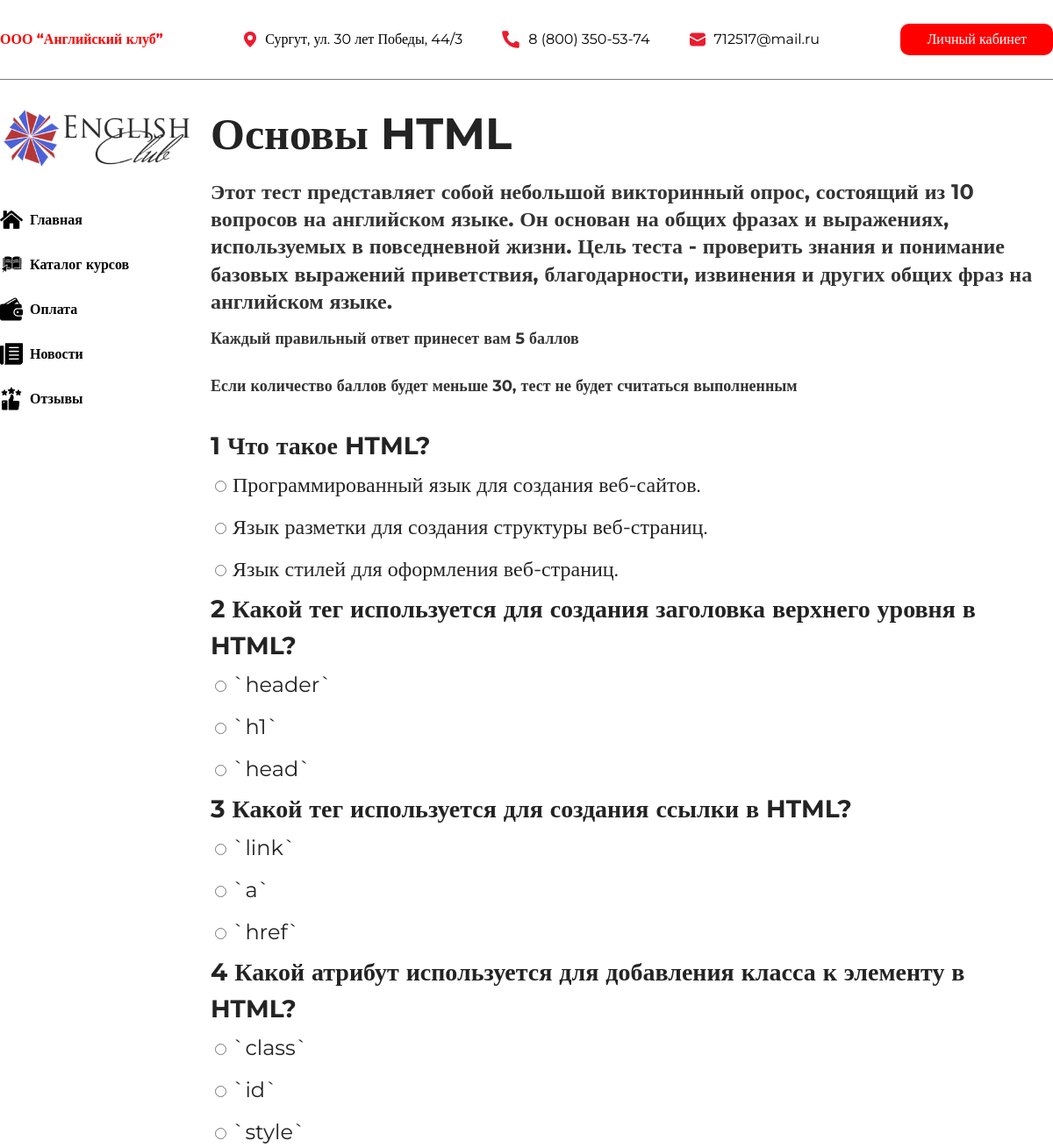
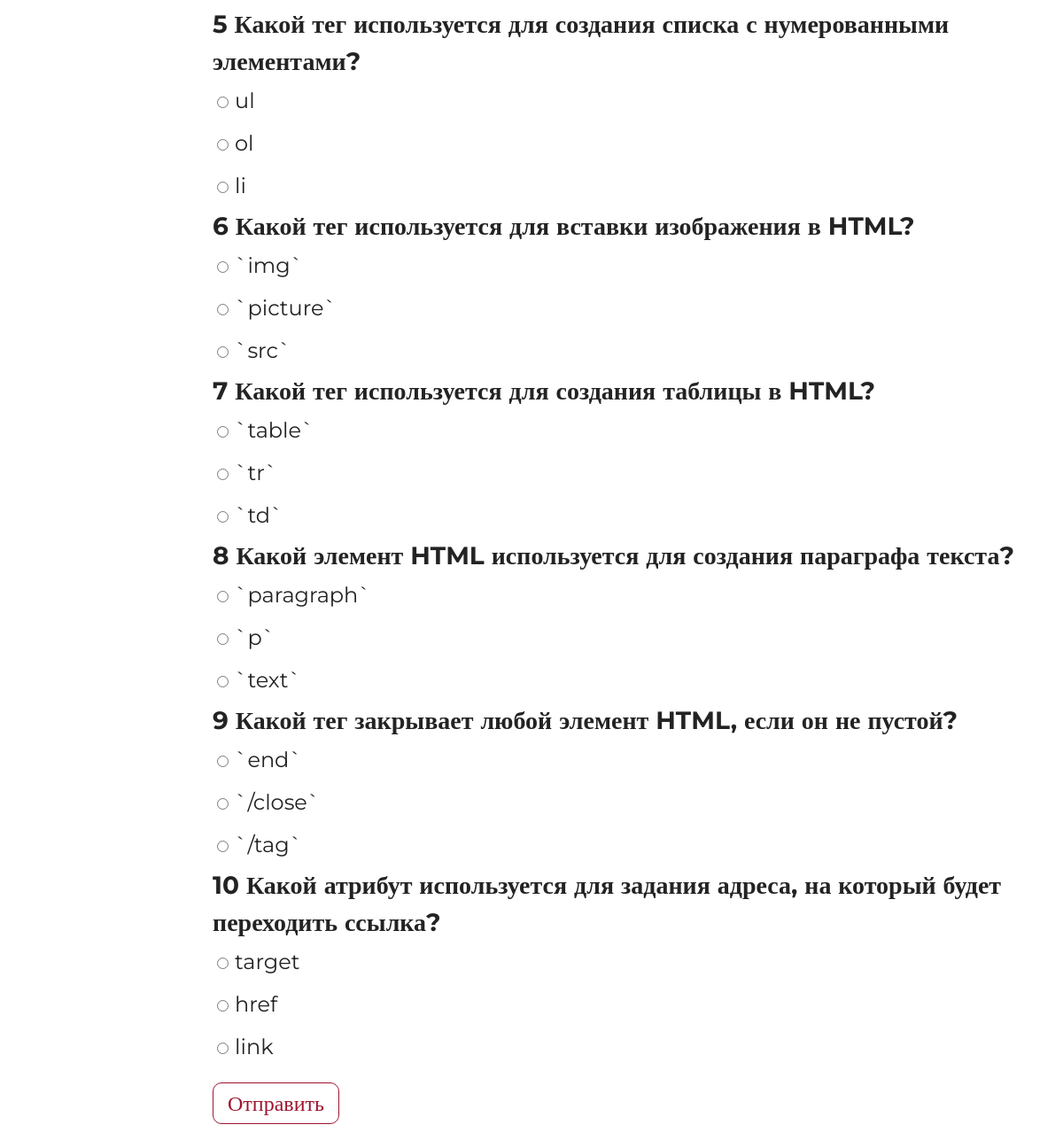
The page /test/4 (signed in) on the database its author committed (2 pictures, top to bottom).
### tables this page shows
CREATE TABLE `module` (
  `id` int(11) NOT NULL,
  `course_id` int(11) NOT NULL,
  `name` varchar(64) NOT NULL,
  `question` int(11) NOT NULL,
  `points` int(11) NOT NULL
);

CREATE TABLE `test` (
  `id` int(11) NOT NULL,
  `description` text NOT NULL,
  `theory_id` int(11) NOT NULL
);

CREATE TABLE `question` (
  `id` int(11) NOT NULL,
  `test_id` int(11) NOT NULL,
  `question_text` text NOT NULL
);

CREATE TABLE `answer` (
  `id` int(11) NOT NULL,
  `question_id` int(11) NOT NULL,
  `text` text NOT NULL,
  `is_correct` tinyint(1) NOT NULL,
  `points` int(11) DEFAULT NULL
);

### pages/test.php (the view, shortened to what this page needs)
<?php
    include 'scripts/php/connect.php';
    $id = $matches[1];
?>
<!DOCTYPE html>
<html lang="en">
<head>
    <link rel="stylesheet" href="../assets/css/reset.css">
    <link rel="stylesheet" href="../assets/css/style.css">
    <link rel="stylesheet" href="../assets/css/module.css">
</head>
<body>
    <?php include 'components/header.php';?>
    <main class="_container">
        <?php include 'components/navigation.php';?>
        <div class="main">
        <?php
            $module = $conn -> query('SELECT * from module where id = '.$id) -> fetch_assoc();
            echo '<h2>' . $module['name'] . '</h2>';
            $theory = $conn -> query('SELECT id from theory where module_id = '.$id) -> fetch_assoc();
            $test = $conn -> query('SELECT * from test where theory_id = '.$theory['id']) -> fetch_assoc();
            echo '<p class="description">'.$test['description'].'</p>';
            $questionResult = $conn -> query('SELECT * from question where test_id = '.$test['id']);
            $num = 1;?>
            <form action="../scripts/php/testResult.php" method="POST">
            <?php while($questionRow = $questionResult -> fetch_assoc()) {
                echo '<h3 class="question">'.$num.' '.$questionRow['question_text'].'</h3>';
                $num = $num + 1;
                $answerResult = $conn -> query('SELECT * from answer where question_id = '.$questionRow['id']);
                while($answerRow = $answerResult -> fetch_assoc()) {?>
                    <input type="radio" id="<?= $answerRow['id']?>" name="<?= $questionRow['id']?>" value="<?= $answerRow['is_correct']?>"> <label for="<?= $answerRow['id']?>"><?= $answerRow['text']?></label><br>
                <?php } } ?>
                <br><input class="goEnd" type="submit" value="Отправить">
            </form>
        </div>
    </main>
</body>
</html>

### assets/css/style.css (style rules this page uses)
:root { --h2-color: #232323; --h2-size: 3.125rem; --h2-weight: bold; --h2-family: Montserrat; --button-on-page: #9E1430; }
._container { margin: 0 auto; max-width: 90rem; }
main { display: grid; grid-template-columns: 20% 80%; }
h2 { font-size: var(--h2-size); color: var(--h2-color); font-weight: var(--h2-weight); font-family: var(--h2-family); line-height: 1.2; }

### assets/css/module.css (style rules this page uses)
.description { font-size: 1.5rem; color: #333; font-weight: bold; font-family: Montserrat; line-height: 1.3; margin: 20px 0; }
b { font-size: 1.125rem; font-weight: bold; line-height: 3; }
label { font-size: 1.5rem; color: #232323; font-family: Montserrat; line-height: 2; }
.question { font-size: 1.75rem; color: #232323; font-family: Montserrat; font-weight: bold; line-height: 1.5; }
.goEnd { font-size: 1.5rem; font-family: Montserrat; padding: .5rem 1rem; background: none; color: #9E1430; border-radius: 10px; border: 1px solid #9E1430; margin-bottom: 50px; cursor: pointer; }

### rows shown on the page
module: name "Основы HTML"
test: description "Этот тест представляет собой небольшой викторинный опрос, состоящий из 10 вопросов на английском языке. Он основан на общих фразах и выражениях, используемых в повседневной жизни. Цель теста - проверить знания и понимание базовых выражений приветствия, благодарности, извинения и других общих фраз на английском языке. Каждый правильный ответ принесет вам 5 баллов Если количество баллов будет меньше 30, тест не будет считаться выполненным"
question: question_text "Что такое HTML?"
answer: text "Программированный язык для создания веб-сайтов."
answer: text "Язык разметки для создания структуры веб-страниц."
answer: text "Язык стилей для оформления веб-страниц."
question: question_text "Какой тег используется для создания заголовка верхнего уровня в HTML?"
answer: text "`header`"
answer: text "`h1`"
answer: text "`head`"
question: question_text "Какой тег используется для создания ссылки в HTML?"
answer: text "`link`"
answer: text "`a`"
answer: text "`href`"
question: question_text "Какой атрибут используется для добавления класса к элементу в HTML?"
answer: text "`class`"
answer: text "`id`"
answer: text "`style`"
question: question_text "Какой тег используется для создания списка с нумерованными элементами?"
answer: text "ul"
answer: text "ol"
answer: text "li"
question: question_text "Какой тег используется для вставки изображения в HTML?"
answer: text "`img`"
answer: text "`picture`"
answer: text "`src`"
question: question_text "Какой тег используется для создания таблицы в HTML?"
answer: text "`table`"
answer: text "`tr`"
answer: text "`td`"
question: question_text "Какой элемент HTML используется для создания параграфа текста?"
answer: text "`paragraph`"
answer: text "`p`"
answer: text "`text`"
question: question_text "Какой тег закрывает любой элемент HTML, если он не пустой?"
answer: text "`end`"
answer: text "`/close`"
answer: text "`/tag`"
question: question_text "Какой атрибут используется для задания адреса, на который будет переходить ссылка?"
answer: text "target"
answer: text "href"
answer: text "link"
